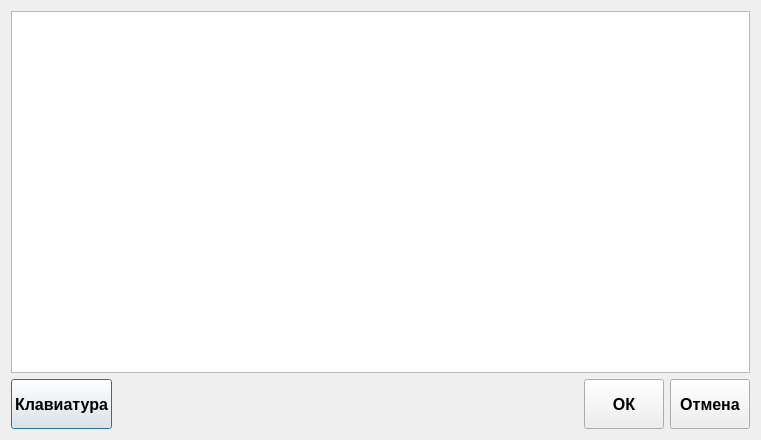
<?xml version="1.0" encoding="UTF-8"?>
<ui version="4.0">
 <class>SetupKoefDialog</class>
 <widget class="QDialog" name="SetupKoefDialog">
  <property name="geometry">
   <rect>
    <x>0</x>
    <y>0</y>
    <width>761</width>
    <height>440</height>
   </rect>
  </property>
  <property name="font">
   <font>
    <pointsize>12</pointsize>
    <weight>75</weight>
    <bold>true</bold>
   </font>
  </property>
  <property name="windowTitle">
   <string>Коэффициенты</string>
  </property>
  <property name="modal">
   <bool>true</bool>
  </property>
  <layout class="QVBoxLayout" name="verticalLayout">
   <item>
    <widget class="QTableView" name="tableView">
     <property name="selectionMode">
      <enum>QAbstractItemView::SingleSelection</enum>
     </property>
    </widget>
   </item>
   <item>
    <layout class="QHBoxLayout" name="horizontalLayout">
     <item>
      <widget class="QPushButton" name="bt_keyb">
       <property name="minimumSize">
        <size>
         <width>0</width>
         <height>50</height>
        </size>
       </property>
       <property name="text">
        <string>Клавиатура</string>
       </property>
      </widget>
     </item>
     <item>
      <spacer name="horizontalSpacer">
       <property name="orientation">
        <enum>Qt::Horizontal</enum>
       </property>
       <property name="sizeHint" stdset="0">
        <size>
         <width>40</width>
         <height>20</height>
        </size>
       </property>
      </spacer>
     </item>
     <item>
      <widget class="QPushButton" name="bt_ok">
       <property name="minimumSize">
        <size>
         <width>0</width>
         <height>50</height>
        </size>
       </property>
       <property name="text">
        <string>ОК</string>
       </property>
      </widget>
     </item>
     <item>
      <widget class="QPushButton" name="bt_cancel">
       <property name="minimumSize">
        <size>
         <width>0</width>
         <height>50</height>
        </size>
       </property>
       <property name="text">
        <string>Отмена</string>
       </property>
      </widget>
     </item>
    </layout>
   </item>
  </layout>
 </widget>
 <resources/>
 <connections>
  <connection>
   <sender>bt_cancel</sender>
   <signal>clicked()</signal>
   <receiver>SetupKoefDialog</receiver>
   <slot>reject()</slot>
   <hints>
    <hint type="sourcelabel">
     <x>483</x>
     <y>404</y>
    </hint>
    <hint type="destinationlabel">
     <x>265</x>
     <y>219</y>
    </hint>
   </hints>
  </connection>
  <connection>
   <sender>bt_ok</sender>
   <signal>clicked()</signal>
   <receiver>SetupKoefDialog</receiver>
   <slot>accept()</slot>
   <hints>
    <hint type="sourcelabel">
     <x>400</x>
     <y>404</y>
    </hint>
    <hint type="destinationlabel">
     <x>265</x>
     <y>219</y>
    </hint>
   </hints>
  </connection>
 </connections>
</ui>
